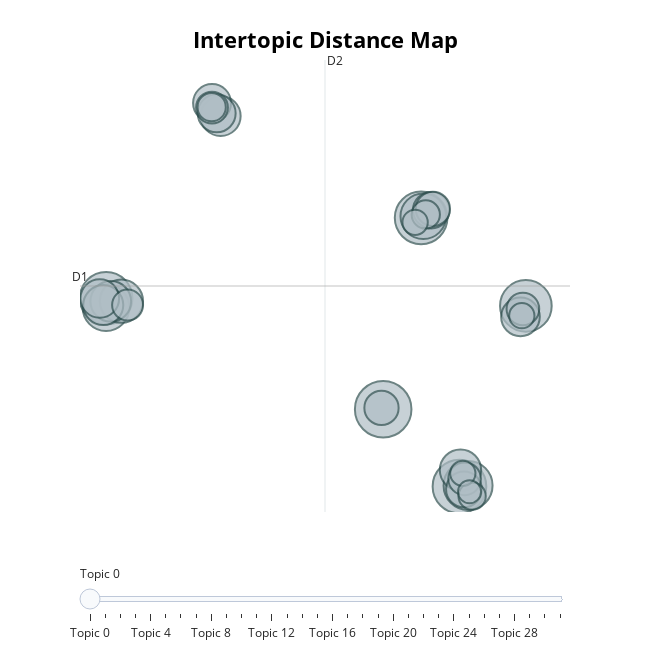

Notebook code for this chart:
### Code cell
# 긍정 리뷰 토픽 관계도 시각화
topic_model_positive.visualize_topics()

### Figure 1 — Plotly figure (JSON) as saved in the notebook; plotly's stock layout.template omitted (floating-point values rounded to 4 significant figures)
{"data": [{"customdata": [[0, "received | product | free | played | best", 60], [1, "grind | grinding | grindy | fun | good", 54], [2, "weapon | mission | warframes | get | great", 52], [3, "uwu | antipay | lol | win | ", 52], [4, "good | owo | gamee | sir | ah", 50], [5, "pc | devs | content | steam | keep", 45], [6, "space | ninja | robot | weapon | zombie", 41], [7, "awesome | cool | awsome | great | amazing", 39], [8, "coop | character | get | multiplayer | beautiful", 35], [9, "hour | seems | played | good | yesyesyesyes", 32], [10, "player | get | time | feel | make", 31], [11, "graphic | story | nice | beautiful | le", 30], [12, "free | anthem | better | excellent | best", 30], [13, "shooter | person | third | thirdperson | space", 28], [14, "fun | haha | ending | leaving | lag", 28], [15, "fp | best | game | year | community", 27], [16, "game | best | free | freeplay | regret", 27], [17, "better | best | approves | waifu | everrrrr", 25], [18, "review | new | people | get | bug", 24], [19, "love | muffin | clem | pink | sai", 22], [20, "currency | platinum | ingame | cosmetic | free", 22], [21, "pretty | good | decent | okay | true", 20], [22, "digital | extreme | year | playing | time", 20], [23, "played | best | game | ive | gamer", 19], [24, "farming | simulator | slidey | farm | low", 18], [25, "gud | gam | wery | iz | gudye", 15], [26, "yes | iz | great |  | ", 15], [27, "addictive | addicted | heroin | ruuuunnnn | completley", 14], [28, "little | played | seems | kinda | bit", 12], [29, "nice | shotted | aliaens | yes | suit", 12], [30, "update | year | updating | playing | time", 12], [31, "friend | time | spend | account | fun", 10]], "hovertemplate": "<b>Topic %{customdata[0]}</b><br>%{customdata[1]}<br>Size: %{customdata[2]}", "legendgroup": "", "marker": {"color": "#B0BEC5", "line": {"color": "DarkSlateGrey", "width": 2}, "size": [60, 54, 52, 52, 50, 45, 41, 39, 35, 32, 31, 30, 30, 28, 28, 27, 27, 25, 24, 22, 22, 20, 20, 19, 18, 15, 15, 14, 12, 12, 12, 10], "sizemode": "area", "sizeref": 0.0375, "symbol": "circle"}, "mode": "markers", "name": "", "orientation": "v", "showlegend": false, "type": "scatter", "x": [7.979, 12.0, -6.612, 9.977, 15.49, 12.45, -6.616, 10.09, -5.806, 12.05, -6.368, -6.762, -0.5813, -6.946, 15.21, -1.033, -0.7896, 10.51, 12.23, 10.6, 7.89, 15.34, 12.27, -1.036, -5.482, -1.055, 10.22, 12.66, 15.28, 9.662, 12.17, 12.53], "xaxis": "x", "y": [-1.313, -6.658, 6.366, 11.93, 5.839, -6.585, 5.721, 12.04, 6.162, -5.523, 6.149, 5.894, 18.98, 6.349, 5.08, 19.87, 19.17, 12.46, -6.857, 12.55, -1.223, 5.623, -6.133, 19.56, 5.894, 19.59, 12.16, -7.326, 5.163, 11.62, -5.752, -7.024], "yaxis": "y"}], "layout": {"annotations": [{"showarrow": false, "text": "D1", "x": -7.988, "y": 7.214, "yshift": 10}, {"showarrow": false, "text": "D2", "x": 4.915, "xshift": 10, "y": 22.85}], "height": 650, "hoverlabel": {"bgcolor": "white", "font": {"family": "Rockwell", "size": 16}}, "legend": {"itemsizing": "constant", "tracegroupgap": 0}, "margin": {"t": 60}, "shapes": [{"line": {"color": "#CFD8DC", "width": 2}, "type": "line", "x0": 4.915, "x1": 4.915, "y0": -8.425, "y1": 22.85}, {"line": {"color": "#9E9E9E", "width": 2}, "type": "line", "x0": -7.988, "x1": 17.82, "y0": 7.214, "y1": 7.214}], "sliders": [{"active": 0, "pad": {"t": 50}, "steps": [{"args": [{"marker.color": [["red", "#B0BEC5", "#B0BEC5", "#B0BEC5", "#B0BEC5", "#B0BEC5", "#B0BEC5", "#B0BEC5", "#B0BEC5", "#B0BEC5", "#B0BEC5", "#B0BEC5", "#B0BEC5", "#B0BEC5", "#B0BEC5", "#B0BEC5", "#B0BEC5", "#B0BEC5", "#B0BEC5", "#B0BEC5", "#B0BEC5", "#B0BEC5", "#B0BEC5", "#B0BEC5", "#B0BEC5", "#B0BEC5", "#B0BEC5", "#B0BEC5", "#B0BEC5", "#B0BEC5", "#B0BEC5", "#B0BEC5"]]}], "label": "Topic 0", "method": "update"}, {"args": [{"marker.color": [["#B0BEC5", "red", "#B0BEC5", "#B0BEC5", "#B0BEC5", "#B0BEC5", "#B0BEC5", "#B0BEC5", "#B0BEC5", "#B0BEC5", "#B0BEC5", "#B0BEC5", "#B0BEC5", "#B0BEC5", "#B0BEC5", "#B0BEC5", "#B0BEC5", "#B0BEC5", "#B0BEC5", "#B0BEC5", "#B0BEC5", "#B0BEC5", "#B0BEC5", "#B0BEC5", "#B0BEC5", "#B0BEC5", "#B0BEC5", "#B0BEC5", "#B0BEC5", "#B0BEC5", "#B0BEC5", "#B0BEC5"]]}], "label": "Topic 1", "method": "update"}, {"args": [{"marker.color": [["#B0BEC5", "#B0BEC5", "red", "#B0BEC5", "#B0BEC5", "#B0BEC5", "#B0BEC5", "#B0BEC5", "#B0BEC5", "#B0BEC5", "#B0BEC5", "#B0BEC5", "#B0BEC5", "#B0BEC5", "#B0BEC5", "#B0BEC5", "#B0BEC5", "#B0BEC5", "#B0BEC5", "#B0BEC5", "#B0BEC5", "#B0BEC5", "#B0BEC5", "#B0BEC5", "#B0BEC5", "#B0BEC5", "#B0BEC5", "#B0BEC5", "#B0BEC5", "#B0BEC5", "#B0BEC5", "#B0BEC5"]]}], "label": "Topic 2", "method": "update"}, {"args": [{"marker.color": [["#B0BEC5", "#B0BEC5", "#B0BEC5", "red", "#B0BEC5", "#B0BEC5", "#B0BEC5", "#B0BEC5", "#B0BEC5", "#B0BEC5", "#B0BEC5", "#B0BEC5", "#B0BEC5", "#B0BEC5", "#B0BEC5", "#B0BEC5", "#B0BEC5", "#B0BEC5", "#B0BEC5", "#B0BEC5", "#B0BEC5", "#B0BEC5", "#B0BEC5", "#B0BEC5", "#B0BEC5", "#B0BEC5", "#B0BEC5", "#B0BEC5", "#B0BEC5", "#B0BEC5", "#B0BEC5", "#B0BEC5"]]}], "label": "Topic 3", "method": "update"}, {"args": [{"marker.color": [["#B0BEC5", "#B0BEC5", "#B0BEC5", "#B0BEC5", "red", "#B0BEC5", "#B0BEC5", "#B0BEC5", "#B0BEC5", "#B0BEC5", "#B0BEC5", "#B0BEC5", "#B0BEC5", "#B0BEC5", "#B0BEC5", "#B0BEC5", "#B0BEC5", "#B0BEC5", "#B0BEC5", "#B0BEC5", "#B0BEC5", "#B0BEC5", "#B0BEC5", "#B0BEC5", "#B0BEC5", "#B0BEC5", "#B0BEC5", "#B0BEC5", "#B0BEC5", "#B0BEC5", "#B0BEC5", "#B0BEC5"]]}], "label": "Topic 4", "method": "update"}, {"args": [{"marker.color": [["#B0BEC5", "#B0BEC5", "#B0BEC5", "#B0BEC5", "#B0BEC5", "red", "#B0BEC5", "#B0BEC5", "#B0BEC5", "#B0BEC5", "#B0BEC5", "#B0BEC5", "#B0BEC5", "#B0BEC5", "#B0BEC5", "#B0BEC5", "#B0BEC5", "#B0BEC5", "#B0BEC5", "#B0BEC5", "#B0BEC5", "#B0BEC5", "#B0BEC5", "#B0BEC5", "#B0BEC5", "#B0BEC5", "#B0BEC5", "#B0BEC5", "#B0BEC5", "#B0BEC5", "#B0BEC5", "#B0BEC5"]]}], "label": "Topic 5", "method": "update"}, {"args": [{"marker.color": [["#B0BEC5", "#B0BEC5", "#B0BEC5", "#B0BEC5", "#B0BEC5", "#B0BEC5", "red", "#B0BEC5", "#B0BEC5", "#B0BEC5", "#B0BEC5", "#B0BEC5", "#B0BEC5", "#B0BEC5", "#B0BEC5", "#B0BEC5", "#B0BEC5", "#B0BEC5", "#B0BEC5", "#B0BEC5", "#B0BEC5", "#B0BEC5", "#B0BEC5", "#B0BEC5", "#B0BEC5", "#B0BEC5", "#B0BEC5", "#B0BEC5", "#B0BEC5", "#B0BEC5", "#B0BEC5", "#B0BEC5"]]}], "label": "Topic 6", "method": "update"}, {"args": [{"marker.color": [["#B0BEC5", "#B0BEC5", "#B0BEC5", "#B0BEC5", "#B0BEC5", "#B0BEC5", "#B0BEC5", "red", "#B0BEC5", "#B0BEC5", "#B0BEC5", "#B0BEC5", "#B0BEC5", "#B0BEC5", "#B0BEC5", "#B0BEC5", "#B0BEC5", "#B0BEC5", "#B0BEC5", "#B0BEC5", "#B0BEC5", "#B0BEC5", "#B0BEC5", "#B0BEC5", "#B0BEC5", "#B0BEC5", "#B0BEC5", "#B0BEC5", "#B0BEC5", "#B0BEC5", "#B0BEC5", "#B0BEC5"]]}], "label": "Topic 7", "method": "update"}, {"args": [{"marker.color": [["#B0BEC5", "#B0BEC5", "#B0BEC5", "#B0BEC5", "#B0BEC5", "#B0BEC5", "#B0BEC5", "#B0BEC5", "red", "#B0BEC5", "#B0BEC5", "#B0BEC5", "#B0BEC5", "#B0BEC5", "#B0BEC5", "#B0BEC5", "#B0BEC5", "#B0BEC5", "#B0BEC5", "#B0BEC5", "#B0BEC5", "#B0BEC5", "#B0BEC5", "#B0BEC5", "#B0BEC5", "#B0BEC5", "#B0BEC5", "#B0BEC5", "#B0BEC5", "#B0BEC5", "#B0BEC5", "#B0BEC5"]]}], "label": "Topic 8", "method": "update"}, {"args": [{"marker.color": [["#B0BEC5", "#B0BEC5", "#B0BEC5", "#B0BEC5", "#B0BEC5", "#B0BEC5", "#B0BEC5", "#B0BEC5", "#B0BEC5", "red", "#B0BEC5", "#B0BEC5", "#B0BEC5", "#B0BEC5", "#B0BEC5", "#B0BEC5", "#B0BEC5", "#B0BEC5", "#B0BEC5", "#B0BEC5", "#B0BEC5", "#B0BEC5", "#B0BEC5", "#B0BEC5", "#B0BEC5", "#B0BEC5", "#B0BEC5", "#B0BEC5", "#B0BEC5", "#B0BEC5", "#B0BEC5", "#B0BEC5"]]}], "label": "Topic 9", "method": "update"}, {"args": [{"marker.color": [["#B0BEC5", "#B0BEC5", "#B0BEC5", "#B0BEC5", "#B0BEC5", "#B0BEC5", "#B0BEC5", "#B0BEC5", "#B0BEC5", "#B0BEC5", "red", "#B0BEC5", "#B0BEC5", "#B0BEC5", "#B0BEC5", "#B0BEC5", "#B0BEC5", "#B0BEC5", "#B0BEC5", "#B0BEC5", "#B0BEC5", "#B0BEC5", "#B0BEC5", "#B0BEC5", "#B0BEC5", "#B0BEC5", "#B0BEC5", "#B0BEC5", "#B0BEC5", "#B0BEC5", "#B0BEC5", "#B0BEC5"]]}], "label": "Topic 10", "method": "update"}, {"args": [{"marker.color": [["#B0BEC5", "#B0BEC5", "#B0BEC5", "#B0BEC5", "#B0BEC5", "#B0BEC5", "#B0BEC5", "#B0BEC5", "#B0BEC5", "#B0BEC5", "#B0BEC5", "red", "#B0BEC5", "#B0BEC5", "#B0BEC5", "#B0BEC5", "#B0BEC5", "#B0BEC5", "#B0BEC5", "#B0BEC5", "#B0BEC5", "#B0BEC5", "#B0BEC5", "#B0BEC5", "#B0BEC5", "#B0BEC5", "#B0BEC5", "#B0BEC5", "#B0BEC5", "#B0BEC5", "#B0BEC5", "#B0BEC5"]]}], "label": "Topic 11", "method": "update"}, {"args": [{"marker.color": [["#B0BEC5", "#B0BEC5", "#B0BEC5", "#B0BEC5", "#B0BEC5", "#B0BEC5", "#B0BEC5", "#B0BEC5", "#B0BEC5", "#B0BEC5", "#B0BEC5", "#B0BEC5", "red", "#B0BEC5", "#B0BEC5", "#B0BEC5", "#B0BEC5", "#B0BEC5", "#B0BEC5", "#B0BEC5", "#B0BEC5", "#B0BEC5", "#B0BEC5", "#B0BEC5", "#B0BEC5", "#B0BEC5", "#B0BEC5", "#B0BEC5", "#B0BEC5", "#B0BEC5", "#B0BEC5", "#B0BEC5"]]}], "label": "Topic 12", "method": "update"}, {"args": [{"marker.color": [["#B0BEC5", "#B0BEC5", "#B0BEC5", "#B0BEC5", "#B0BEC5", "#B0BEC5", "#B0BEC5", "#B0BEC5", "#B0BEC5", "#B0BEC5", "#B0BEC5", "#B0BEC5", "#B0BEC5", "red", "#B0BEC5", "#B0BEC5", "#B0BEC5", "#B0BEC5", "#B0BEC5", "#B0BEC5", "#B0BEC5", "#B0BEC5", "#B0BEC5", "#B0BEC5", "#B0BEC5", "#B0BEC5", "#B0BEC5", "#B0BEC5", "#B0BEC5", "#B0BEC5", "#B0BEC5", "#B0BEC5"]]}], "label": "Topic 13", "method": "update"}, {"args": [{"marker.color": [["#B0BEC5", "#B0BEC5", "#B0BEC5", "#B0BEC5", "#B0BEC5", "#B0BEC5", "#B0BEC5", "#B0BEC5", "#B0BEC5", "#B0BEC5", "#B0BEC5", "#B0BEC5", "#B0BEC5", "#B0BEC5", "red", "#B0BEC5", "#B0BEC5", "#B0BEC5", "#B0BEC5", "#B0BEC5", "#B0BEC5", "#B0BEC5", "#B0BEC5", "#B0BEC5", "#B0BEC5", "#B0BEC5", "#B0BEC5", "#B0BEC5", "#B0BEC5", "#B0BEC5", "#B0BEC5", "#B0BEC5"]]}], "label": "Topic 14", "method": "update"}, {"args": [{"marker.color": [["#B0BEC5", "#B0BEC5", "#B0BEC5", "#B0BEC5", "#B0BEC5", "#B0BEC5", "#B0BEC5", "#B0BEC5", "#B0BEC5", "#B0BEC5", "#B0BEC5", "#B0BEC5", "#B0BEC5", "#B0BEC5", "#B0BEC5", "red", "#B0BEC5", "#B0BEC5", "#B0BEC5", "#B0BEC5", "#B0BEC5", "#B0BEC5", "#B0BEC5", "#B0BEC5", "#B0BEC5", "#B0BEC5", "#B0BEC5", "#B0BEC5", "#B0BEC5", "#B0BEC5", "#B0BEC5", "#B0BEC5"]]}], "label": "Topic 15", "method": "update"}, {"args": [{"marker.color": [["#B0BEC5", "#B0BEC5", "#B0BEC5", "#B0BEC5", "#B0BEC5", "#B0BEC5", "#B0BEC5", "#B0BEC5", "#B0BEC5", "#B0BEC5", "#B0BEC5", "#B0BEC5", "#B0BEC5", "#B0BEC5", "#B0BEC5", "#B0BEC5", "red", "#B0BEC5", "#B0BEC5", "#B0BEC5", "#B0BEC5", "#B0BEC5", "#B0BEC5", "#B0BEC5", "#B0BEC5", "#B0BEC5", "#B0BEC5", "#B0BEC5", "#B0BEC5", "#B0BEC5", "#B0BEC5", "#B0BEC5"]]}], "label": "Topic 16", "method": "update"}, {"args": [{"marker.color": [["#B0BEC5", "#B0BEC5", "#B0BEC5", "#B0BEC5", "#B0BEC5", "#B0BEC5", "#B0BEC5", "#B0BEC5", "#B0BEC5", "#B0BEC5", "#B0BEC5", "#B0BEC5", "#B0BEC5", "#B0BEC5", "#B0BEC5", "#B0BEC5", "#B0BEC5", "red", "#B0BEC5", "#B0BEC5", "#B0BEC5", "#B0BEC5", "#B0BEC5", "#B0BEC5", "#B0BEC5", "#B0BEC5", "#B0BEC5", "#B0BEC5", "#B0BEC5", "#B0BEC5", "#B0BEC5", "#B0BEC5"]]}], "label": "Topic 17", "method": "update"}, {"args": [{"marker.color": [["#B0BEC5", "#B0BEC5", "#B0BEC5", "#B0BEC5", "#B0BEC5", "#B0BEC5", "#B0BEC5", "#B0BEC5", "#B0BEC5", "#B0BEC5", "#B0BEC5", "#B0BEC5", "#B0BEC5", "#B0BEC5", "#B0BEC5", "#B0BEC5", "#B0BEC5", "#B0BEC5", "red", "#B0BEC5", "#B0BEC5", "#B0BEC5", "#B0BEC5", "#B0BEC5", "#B0BEC5", "#B0BEC5", "#B0BEC5", "#B0BEC5", "#B0BEC5", "#B0BEC5", "#B0BEC5", "#B0BEC5"]]}], "label": "Topic 18", "method": "update"}, {"args": [{"marker.color": [["#B0BEC5", "#B0BEC5", "#B0BEC5", "#B0BEC5", "#B0BEC5", "#B0BEC5", "#B0BEC5", "#B0BEC5", "#B0BEC5", "#B0BEC5", "#B0BEC5", "#B0BEC5", "#B0BEC5", "#B0BEC5", "#B0BEC5", "#B0BEC5", "#B0BEC5", "#B0BEC5", "#B0BEC5", "red", "#B0BEC5", "#B0BEC5", "#B0BEC5", "#B0BEC5", "#B0BEC5", "#B0BEC5", "#B0BEC5", "#B0BEC5", "#B0BEC5", "#B0BEC5", "#B0BEC5", "#B0BEC5"]]}], "label": "Topic 19", "method": "update"}, {"args": [{"marker.color": [["#B0BEC5", "#B0BEC5", "#B0BEC5", "#B0BEC5", "#B0BEC5", "#B0BEC5", "#B0BEC5", "#B0BEC5", "#B0BEC5", "#B0BEC5", "#B0BEC5", "#B0BEC5", "#B0BEC5", "#B0BEC5", "#B0BEC5", "#B0BEC5", "#B0BEC5", "#B0BEC5", "#B0BEC5", "#B0BEC5", "red", "#B0BEC5", "#B0BEC5", "#B0BEC5", "#B0BEC5", "#B0BEC5", "#B0BEC5", "#B0BEC5", "#B0BEC5", "#B0BEC5", "#B0BEC5", "#B0BEC5"]]}], "label": "Topic 20", "method": "update"}, {"args": [{"marker.color": [["#B0BEC5", "#B0BEC5", "#B0BEC5", "#B0BEC5", "#B0BEC5", "#B0BEC5", "#B0BEC5", "#B0BEC5", "#B0BEC5", "#B0BEC5", "#B0BEC5", "#B0BEC5", "#B0BEC5", "#B0BEC5", "#B0BEC5", "#B0BEC5", "#B0BEC5", "#B0BEC5", "#B0BEC5", "#B0BEC5", "#B0BEC5", "red", "#B0BEC5", "#B0BEC5", "#B0BEC5", "#B0BEC5", "#B0BEC5", "#B0BEC5", "#B0BEC5", "#B0BEC5", "#B0BEC5", "#B0BEC5"]]}], "label": "Topic 21", "method": "update"}, {"args": [{"marker.color": [["#B0BEC5", "#B0BEC5", "#B0BEC5", "#B0BEC5", "#B0BEC5", "#B0BEC5", "#B0BEC5", "#B0BEC5", "#B0BEC5", "#B0BEC5", "#B0BEC5", "#B0BEC5", "#B0BEC5", "#B0BEC5", "#B0BEC5", "#B0BEC5", "#B0BEC5", "#B0BEC5", "#B0BEC5", "#B0BEC5", "#B0BEC5", "#B0BEC5", "red", "#B0BEC5", "#B0BEC5", "#B0BEC5", "#B0BEC5", "#B0BEC5", "#B0BEC5", "#B0BEC5", "#B0BEC5", "#B0BEC5"]]}], "label": "Topic 22", "method": "update"}, {"args": [{"marker.color": [["#B0BEC5", "#B0BEC5", "#B0BEC5", "#B0BEC5", "#B0BEC5", "#B0BEC5", "#B0BEC5", "#B0BEC5", "#B0BEC5", "#B0BEC5", "#B0BEC5", "#B0BEC5", "#B0BEC5", "#B0BEC5", "#B0BEC5", "#B0BEC5", "#B0BEC5", "#B0BEC5", "#B0BEC5", "#B0BEC5", "#B0BEC5", "#B0BEC5", "#B0BEC5", "red", "#B0BEC5", "#B0BEC5", "#B0BEC5", "#B0BEC5", "#B0BEC5", "#B0BEC5", "#B0BEC5", "#B0BEC5"]]}], "label": "Topic 23", "method": "update"}, {"args": [{"marker.color": [["#B0BEC5", "#B0BEC5", "#B0BEC5", "#B0BEC5", "#B0BEC5", "#B0BEC5", "#B0BEC5", "#B0BEC5", "#B0BEC5", "#B0BEC5", "#B0BEC5", "#B0BEC5", "#B0BEC5", "#B0BEC5", "#B0BEC5", "#B0BEC5", "#B0BEC5", "#B0BEC5", "#B0BEC5", "#B0BEC5", "#B0BEC5", "#B0BEC5", "#B0BEC5", "#B0BEC5", "red", "#B0BEC5", "#B0BEC5", "#B0BEC5", "#B0BEC5", "#B0BEC5", "#B0BEC5", "#B0BEC5"]]}], "label": "Topic 24", "method": "update"}, {"args": [{"marker.color": [["#B0BEC5", "#B0BEC5", "#B0BEC5", "#B0BEC5", "#B0BEC5", "#B0BEC5", "#B0BEC5", "#B0BEC5", "#B0BEC5", "#B0BEC5", "#B0BEC5", "#B0BEC5", "#B0BEC5", "#B0BEC5", "#B0BEC5", "#B0BEC5", "#B0BEC5", "#B0BEC5", "#B0BEC5", "#B0BEC5", "#B0BEC5", "#B0BEC5", "#B0BEC5", "#B0BEC5", "#B0BEC5", "red", "#B0BEC5", "#B0BEC5", "#B0BEC5", "#B0BEC5", "#B0BEC5", "#B0BEC5"]]}], "label": "Topic 25", "method": "update"}, {"args": [{"marker.color": [["#B0BEC5", "#B0BEC5", "#B0BEC5", "#B0BEC5", "#B0BEC5", "#B0BEC5", "#B0BEC5", "#B0BEC5", "#B0BEC5", "#B0BEC5", "#B0BEC5", "#B0BEC5", "#B0BEC5", "#B0BEC5", "#B0BEC5", "#B0BEC5", "#B0BEC5", "#B0BEC5", "#B0BEC5", "#B0BEC5", "#B0BEC5", "#B0BEC5", "#B0BEC5", "#B0BEC5", "#B0BEC5", "#B0BEC5", "red", "#B0BEC5", "#B0BEC5", "#B0BEC5", "#B0BEC5", "#B0BEC5"]]}], "label": "Topic 26", "method": "update"}, {"args": [{"marker.color": [["#B0BEC5", "#B0BEC5", "#B0BEC5", "#B0BEC5", "#B0BEC5", "#B0BEC5", "#B0BEC5", "#B0BEC5", "#B0BEC5", "#B0BEC5", "#B0BEC5", "#B0BEC5", "#B0BEC5", "#B0BEC5", "#B0BEC5", "#B0BEC5", "#B0BEC5", "#B0BEC5", "#B0BEC5", "#B0BEC5", "#B0BEC5", "#B0BEC5", "#B0BEC5", "#B0BEC5", "#B0BEC5", "#B0BEC5", "#B0BEC5", "red", "#B0BEC5", "#B0BEC5", "#B0BEC5", "#B0BEC5"]]}], "label": "Topic 27", "method": "update"}, {"args": [{"marker.color": [["#B0BEC5", "#B0BEC5", "#B0BEC5", "#B0BEC5", "#B0BEC5", "#B0BEC5", "#B0BEC5", "#B0BEC5", "#B0BEC5", "#B0BEC5", "#B0BEC5", "#B0BEC5", "#B0BEC5", "#B0BEC5", "#B0BEC5", "#B0BEC5", "#B0BEC5", "#B0BEC5", "#B0BEC5", "#B0BEC5", "#B0BEC5", "#B0BEC5", "#B0BEC5", "#B0BEC5", "#B0BEC5", "#B0BEC5", "#B0BEC5", "#B0BEC5", "red", "#B0BEC5", "#B0BEC5", "#B0BEC5"]]}], "label": "Topic 28", "method": "update"}, {"args": [{"marker.color": [["#B0BEC5", "#B0BEC5", "#B0BEC5", "#B0BEC5", "#B0BEC5", "#B0BEC5", "#B0BEC5", "#B0BEC5", "#B0BEC5", "#B0BEC5", "#B0BEC5", "#B0BEC5", "#B0BEC5", "#B0BEC5", "#B0BEC5", "#B0BEC5", "#B0BEC5", "#B0BEC5", "#B0BEC5", "#B0BEC5", "#B0BEC5", "#B0BEC5", "#B0BEC5", "#B0BEC5", "#B0BEC5", "#B0BEC5", "#B0BEC5", "#B0BEC5", "#B0BEC5", "red", "#B0BEC5", "#B0BEC5"]]}], "label": "Topic 29", "method": "update"}, {"args": [{"marker.color": [["#B0BEC5", "#B0BEC5", "#B0BEC5", "#B0BEC5", "#B0BEC5", "#B0BEC5", "#B0BEC5", "#B0BEC5", "#B0BEC5", "#B0BEC5", "#B0BEC5", "#B0BEC5", "#B0BEC5", "#B0BEC5", "#B0BEC5", "#B0BEC5", "#B0BEC5", "#B0BEC5", "#B0BEC5", "#B0BEC5", "#B0BEC5", "#B0BEC5", "#B0BEC5", "#B0BEC5", "#B0BEC5", "#B0BEC5", "#B0BEC5", "#B0BEC5", "#B0BEC5", "#B0BEC5", "red", "#B0BEC5"]]}], "label": "Topic 30", "method": "update"}, {"args": [{"marker.color": [["#B0BEC5", "#B0BEC5", "#B0BEC5", "#B0BEC5", "#B0BEC5", "#B0BEC5", "#B0BEC5", "#B0BEC5", "#B0BEC5", "#B0BEC5", "#B0BEC5", "#B0BEC5", "#B0BEC5", "#B0BEC5", "#B0BEC5", "#B0BEC5", "#B0BEC5", "#B0BEC5", "#B0BEC5", "#B0BEC5", "#B0BEC5", "#B0BEC5", "#B0BEC5", "#B0BEC5", "#B0BEC5", "#B0BEC5", "#B0BEC5", "#B0BEC5", "#B0BEC5", "#B0BEC5", "#B0BEC5", "red"]]}], "label": "Topic 31", "method": "update"}]}], "title": {"font": {"color": "Black", "size": 22}, "text": "<b>Intertopic Distance Map</b>", "x": 0.5, "xanchor": "center", "y": 0.95, "yanchor": "top"}, "width": 650, "xaxis": {"anchor": "y", "domain": [0, 1], "range": [-7.988, 17.82], "title": {"text": ""}, "visible": false}, "yaxis": {"anchor": "x", "domain": [0, 1], "range": [-8.425, 22.85], "title": {"text": ""}, "visible": false}}}
